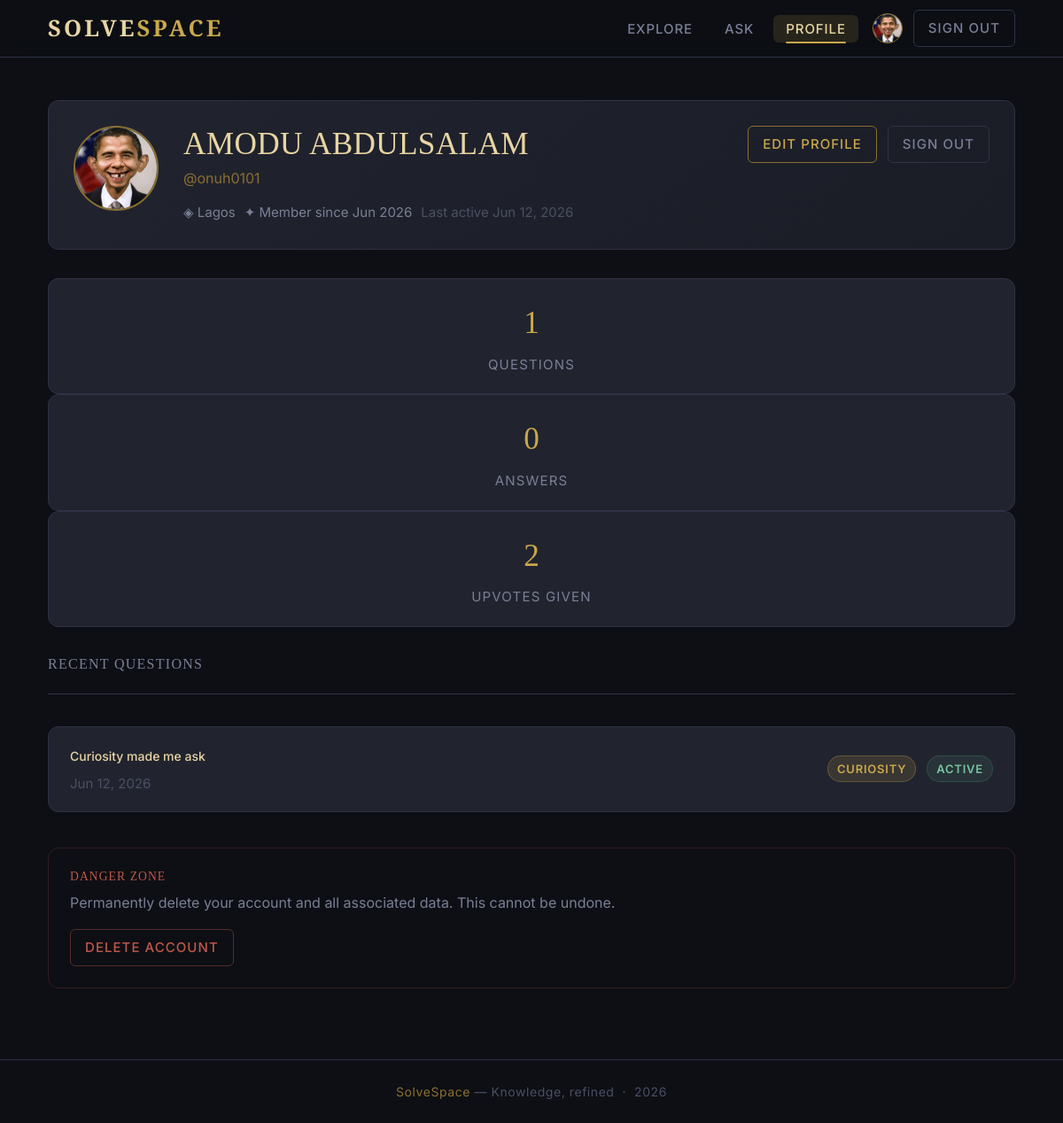
The page /user/details (signed in) on the database its author committed.
### users/models.py (models this page shows, shortened)
class User(models.Model):
    full_name = models.CharField(max_length=100)
    username = models.CharField(max_length=50, unique=True)
    profile_pic = models.ImageField(upload_to='profile/')
    email = models.EmailField(max_length=100, unique=True)
    address = models.CharField(max_length=300, blank=True)
    bio = models.TextField(blank=True)
    password = models.CharField(max_length=50)
    created_at = models.DateTimeField(auto_now_add=True)
    last_login = models.DateTimeField(null=True, blank=True)

### questions/models.py (models this page shows, shortened)
class Question(models.Model):
    author = models.ForeignKey(User, on_delete=models.CASCADE, related_name='questions')
    slug = models.SlugField(max_length=250)
    topic = models.CharField(max_length=300)
    the_question = models.TextField()
    image = models.ImageField(upload_to='questions/', null=True, blank=True)
    question_type = models.CharField(max_length=50, choices=TYPES_CHOICE, default='reality')
    status = models.CharField(max_length=50, choices=STATUS_CHECK, default='active')
    created_at = models.DateTimeField(auto_now_add=True)
    updated_at = models.DateTimeField(auto_now=True)
    upvotes = models.ManyToManyField(User, blank=True, related_name='upvoted_questions')

### users/decorators.py (the view)
    def wrapper(request, *args, **kwargs):
        if not request.session.get('user_id'):
            messages.error(
                request, 'Please kindly login'
            )
            return redirect('login')
        return view_func(request, *args, **kwargs)

### users/views.py (called while the page is built)
@login_required
def user_details(request):
    user = get_object_or_404(User, id=request.session.get('user_id'))
    context = {
        'user':user
    }
    return render(request, 'user_details.html', context)

### templates/user_details.html (shortened to what this page needs)
{% extends 'base.html' %}
{% block content %}
<div class="card" style="margin-bottom:32px; background: linear-gradient(135deg, var(--card) 0%, var(--surface) 100%);">
  <div style="display:flex; align-items:flex-start; gap:28px; flex-wrap:wrap;">
    {% if user.profile_pic %}
      <img src="{{ user.profile_pic.url }}" alt="{{ user.username }}"
           style="width:96px; height:96px; border-radius:50%; border:2px solid var(--gold-dim); object-fit:cover; flex-shrink:0;">
    {% endif %}
    <div style="flex:1; min-width:200px;">
      <h2 style="margin-bottom:4px;">{{ user.full_name }}</h2>
      <p class="text-sm" style="color:var(--gold-dim); margin-bottom:12px;">@{{ user.username }}</p>
      <div class="flex-gap flex-wrap">
        {% if user.address %}
          <span class="text-xs text-muted">◈ {{ user.address }}</span>
        {% endif %}
        <span class="text-xs text-muted">✦ Member since {{ user.created_at|date:"M Y" }}</span>
        {% if user.last_login %}
          <span class="text-xs text-faint">Last active {{ user.last_login|date:"M j, Y" }}</span>
        {% endif %}
      </div>
    </div>
    <div class="flex-gap" style="flex-shrink:0;">
      <a href="{% url 'update_user_details' %}" class="btn btn-outline btn-sm">Edit profile</a>
      <a href="{% url 'logout' %}" class="btn btn-ghost btn-sm">Sign out</a>
    </div>
  </div>
</div>
<div class="grid-3" style="margin-bottom:32px;">
  <div class="card" style="text-align:center; padding:20px;">
    <div style="font-family:'Cormorant Garamond',serif; font-size:2.2rem; color:var(--gold); margin-bottom:4px;">
      {{ user.questions.count }}
    </div>
    <div class="text-xs text-muted" style="letter-spacing:0.08em; text-transform:uppercase;">Questions</div>
  </div>
  <div class="card" style="text-align:center; padding:20px;">
    <div style="font-family:'Cormorant Garamond',serif; font-size:2.2rem; color:var(--gold); margin-bottom:4px;">
      {{ user.answers.count }}
    </div>
    <div class="text-xs text-muted" style="letter-spacing:0.08em; text-transform:uppercase;">Answers</div>
  </div>
  <div class="card" style="text-align:center; padding:20px;">
    <div style="font-family:'Cormorant Garamond',serif; font-size:2.2rem; color:var(--gold); margin-bottom:4px;">
      {{ user.upvoted_questions.count }}
    </div>
    <div class="text-xs text-muted" style="letter-spacing:0.08em; text-transform:uppercase;">Upvotes given</div>
  </div>
</div>
{% if user.questions.all %}
<div class="page-header">
  <h3 style="font-size:1rem; letter-spacing:0.08em; text-transform:uppercase; color:var(--text-muted); font-weight:500;">
    Recent Questions
  </h3>
</div>
<div style="display:flex; flex-direction:column; gap:12px; margin-bottom:40px;">
  {% for question in user.questions.all|slice:":5" %}
  <div class="card" style="padding:18px 24px;">
    <div class="flex-between">
      <div>
        <a href="{% url 'question_details' question.slug %}">
          <span style="color:var(--gold-light); font-size:14px; font-weight:500;">{{ question.topic }}</span>
        </a>
        <div class="text-xs text-faint" style="margin-top:4px;">{{ question.created_at|date:"M j, Y" }}</div>
      </div>
      <div class="flex-gap">
        <span class="badge badge-gold">{{ question.question_type }}</span>
        <span class="badge {% if question.status == 'active' %}badge-active{% else %}badge-closed{% endif %}">
          {{ question.status }}
        </span>
      </div>
    </div>
  </div>
  {% endfor %}
</div>
{% endif %}
<div style="border:1px solid rgba(192,87,74,0.2); border-radius:var(--radius-lg); padding:24px;">
  <h4 style="color:var(--danger); font-size:0.85rem; letter-spacing:0.08em; text-transform:uppercase; margin-bottom:8px;">
    Danger zone
  </h4>
  <p class="text-sm text-muted" style="margin-bottom:16px;">
    Permanently delete your account and all associated data. This cannot be undone.
  </p>
  <a href="{% url 'delete_user' %}" class="btn btn-danger btn-sm">Delete account</a>
</div>
{% endblock %}

### templates/base.html (shortened to what this page needs)
<!doctype html>
<html lang="en">
  <head>
  </head>
  <body>
    {% if request.session.user_id %}
    <nav class="navbar">
      <div class="container navbar-inner">
        <a href="{% url 'dashboard' %}" class="navbar-brand"
          >Solve<span>Space</span></a
        >
        <ul class="navbar-nav">
          <li>
            <a
              href="{% url 'dashboard' %}"
              class="nav-link {% if request.resolver_match.url_name == 'dashboard' %}active{% endif %}"
              >Explore</a
            >
          </li>
          <li>
            <a
              href="{% url 'post_question' %}"
              class="nav-link {% if request.resolver_match.url_name == 'post_question' %}active{% endif %}"
              >Ask</a
            >
          </li>
          <li>
            <a
              href="{% url 'user_details' %}"
              class="nav-link {% if request.resolver_match.url_name == 'user_details' %}active{% endif %}"
              >Profile</a
            >
          </li>
          <li>
            <a
              href="{% url 'user_details' %}"
              class="flex-gap"
              style="margin-left: 8px"
            >
              {% if user.profile_pic %}
              <img
                src="{{ user.profile_pic.url }}"
                alt="avatar"
                class="nav-avatar"
              />
              {% endif %}
            </a>
          </li>
          <li>
            <a
              href="{% url 'logout' %}"
              class="btn btn-ghost btn-sm mobile-show"
              style="margin-left: 4px"
              >Sign out</a
            >
          </li>
        </ul>
      </div>
    </nav>
    {% endif %}
    {% block body %}
    <main class="main-content">
      <div class="container">{% block content %}{% endblock %}</div>
    </main>
    {% endblock %}
    <footer class="footer">
      <div class="container">
        <span>SolveSpace</span> &mdash; Knowledge, refined &nbsp;&middot;&nbsp;
        {% now "Y" %}
      </div>
    </footer>
  </body>
</html>

### templates/base.html (style rules this page uses)
:root { --void: #0d0f14; --surface: #1a1d26; --card: #21242f; --card-hover: #272b38; --border: #2e3244; --gold: #c9a84c; --gold-light: #e8d5a3; --gold-dim: #8a6f30; --gold-glow: rgba(201, 168, 76, 0.15); --text: #e8e8ec; --text-muted: #7a7f96; --text-faint: #4a4f64; --danger: #c0574a; --success: #4a8c6a; --radius: 6px; --radius-lg: 12px; }
*, *::before, *::after { box-sizing: border-box; margin: 0; padding: 0; }
html { scroll-behavior: smooth; }
body { background: var(--void); color: var(--text); font-family: "Inter", sans-serif; font-size: 17px; line-height: 1.7; min-height: 100vh; display: flex; flex-direction: column; }
h1, h2, h3, h4 { font-family: "Cormorant Garamond", serif; font-weight: 500; line-height: 1.2; color: var(--gold-light); letter-spacing: 0.01em; }
h2 { font-size: clamp(1.5rem, 3vw, 2.2rem); }
h3 { font-size: 1.4rem; }
h4 { font-size: 1.1rem; }
p { color: var(--text); }
a { color: var(--gold); text-decoration: none; transition: color 0.2s; }
.container { width: 100%; max-width: 1140px; margin: 0 auto; padding: 0 24px; }
.main-content { flex: 1; padding: 48px 0 80px; }
.navbar { background: rgba(13, 15, 20, 0.92); backdrop-filter: blur(12px); border-bottom: 1px solid var(--border); position: sticky; top: 0; z-index: 100; }
.navbar-inner { display: flex; align-items: center; justify-content: space-between; height: 64px; }
.navbar-brand { font-family: "Cormorant Garamond", serif; font-size: 1.6rem; font-weight: 600; color: var(--gold-light); letter-spacing: 0.12em; text-transform: uppercase; }
.navbar-brand span { color: var(--gold); }
.navbar-nav { display: flex; align-items: center; gap: 8px; list-style: none; }
.nav-link { font-family: "Inter", sans-serif; font-size: 15px; font-weight: 500; letter-spacing: 0.06em; text-transform: uppercase; color: var(--text-muted); padding: 6px 14px; border-radius: var(--radius); transition: color 0.2s, background 0.2s; position: relative; }
.nav-link:hover, .nav-link.active { color: var(--gold-light); background: var(--gold-glow); }
.nav-link.active::after { content: ""; position: absolute; bottom: -1px; left: 14px; right: 14px; height: 2px; background: var(--gold); border-radius: 1px; }
.nav-avatar { width: 34px; height: 34px; border-radius: 50%; border: 1.5px solid var(--gold-dim); object-fit: cover; }
.page-header { margin-bottom: 36px; padding-bottom: 24px; border-bottom: 1px solid var(--border); }
.card { background: var(--card); border: 1px solid var(--border); border-radius: var(--radius-lg); padding: 28px; transition: border-color 0.25s, box-shadow 0.25s, transform 0.2s; position: relative; }
.card::before { content: ""; position: absolute; left: 0; top: 12px; bottom: 12px; width: 2px; background: linear-gradient( 180deg, transparent, var(--gold), transparent ); border-radius: 0 2px 2px 0; opacity: 0; transition: opacity 0.3s; }
.btn { display: inline-flex; align-items: center; gap: 8px; padding: 10px 24px; font-family: "Inter", sans-serif; font-size: 15px; font-weight: 500; letter-spacing: 0.07em; text-transform: uppercase; border-radius: var(--radius); border: none; cursor: pointer; transition: all 0.2s; text-decoration: none; }
.btn-outline { background: transparent; color: var(--gold); border: 1px solid var(--gold-dim); }
.btn-ghost { background: transparent; color: var(--text-muted); border: 1px solid var(--border); }
.btn-danger { background: transparent; color: var(--danger); border: 1px solid rgba(192, 87, 74, 0.4); }
.btn-sm { padding: 7px 16px; font-size: 15px; }
.badge { display: inline-block; padding: 3px 10px; font-size: 13px; font-weight: 600; letter-spacing: 0.06em; text-transform: uppercase; border-radius: 20px; }
.badge-gold { background: rgba(201, 168, 76, 0.15); color: var(--gold); border: 1px solid rgba(201, 168, 76, 0.3); }
.badge-active { background: rgba(74, 140, 106, 0.15); color: #7ac4a0; border: 1px solid rgba(74, 140, 106, 0.3); }
.grid-3 { grid-template-columns: repeat(3, 1fr); gap: 20px; }
.flex-between { display: flex; align-items: center; justify-content: space-between; }
.flex-gap { display: flex; align-items: center; gap: 12px; }
.flex-wrap { display: flex; flex-wrap: wrap; gap: 10px; }
.text-muted { color: var(--text-muted); }
.text-faint { color: var(--text-faint); }
.text-sm { font-size: 16px; }
.text-xs { font-size: 15px; }
.footer { border-top: 1px solid var(--border); padding: 24px 0; text-align: center; font-size: 14px; color: var(--text-faint); letter-spacing: 0.04em; }
.footer span { color: var(--gold-dim); }

### rows shown on the page
User: profile_pic (picture), full_name "AMODU ABDULSALAM", username "onuh0101", address "Lagos", created_at "Jun 2026", last_login "Jun 12, 2026", questions.count "1", answers.count "0", upvoted_questions.count "2"
Question: topic "Curiosity made me ask", created_at "Jun 12, 2026", question_type "CURIOSITY", status "ACTIVE"
